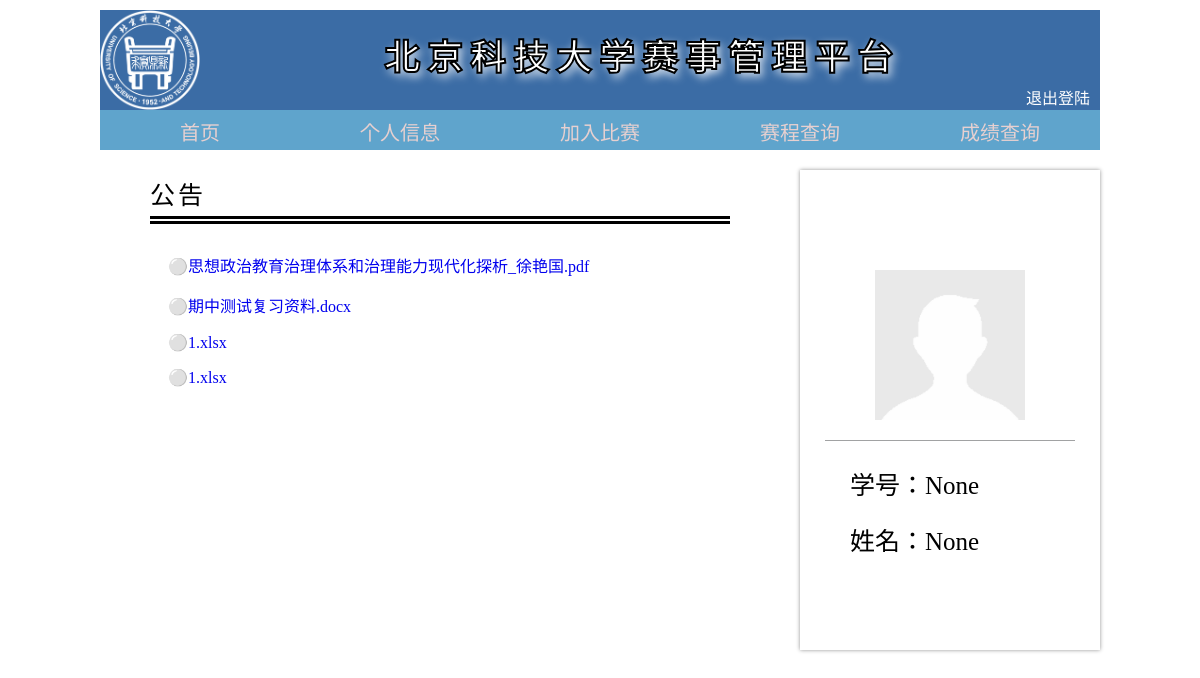
/home/, run on the app's committed database.
### controller/models.py (models this page shows)
class Notices(models.Model):
    noti_name = models.CharField(max_length=200, null=True, blank=True)

### controller/views.py (the view)
# urls.py: 2. Add a URL to urlpatterns:  path('', views.home, name='home')
def home(request):
    _name = request.session.get('name')
    _id = request.session.get('id')
    k = Notices.objects.filter()
    LIST = []
    for i in k:
        LIST.append(i)
    return render(request, 'home.html', {'name': _name, 'id': _id, 'notice_list': LIST})

### templates/home.html (shortened to what this page needs)
{% load static %}
<!Doctype html>
<html>
    <head>
                </head>
                <body>
                    <div class="d">
                        <div class="header">
                            <img src="{% static "img/lg.png" %}" class="logo" alt="北京科技大学"/>
                            <p class="n">北京科技大学赛事管理平台</p>
                            <a href="/logout/" class="logout">退出登陆</a>
                        </div>
                        <div class="daohang">
                            <a href = {% url 'HOME' %}  id="daohang_a" class="daohang_a" target="_blank">首页</a><a href={% url 'PRIVATE' %} id="daohang_a" class="daohang_a" target="_blank">个人信息</a><a href = {% url 'CHOICE' %} id="daohang_a" class="daohang_a" target="_blank">加入比赛</a><a href={% url 'CONSULT' %} id="daohang_a" class="daohang_a" target="_blank">赛程查询</a><a href={% url 'MARK' %} id="daohang_a" class="daohang_a" target="_blank">成绩查询</a>
                        </div>
                    </div>
                    <div class="third">
                        <div class="third_left">
                            <p class="gonggao">公告</p>
                        <br/>
                            <table style="left: -20%;text-align: center">
                                <tbody>
                                {% for noti in notice_list %}
                                    <p style="position: relative; left: 10%;"> ⚪<a href="{% url 'DOWNLOAD' noti.noti_name %}">{{ noti.noti_name }}</a> </p>
                                {% endfor %}
                                </tbody>
                            </table>
                        </div>
                        <div class="third_right">
                            <img src={% static "img/timg.jpg" %} class="touxiang" alt="头像"/>
                            <div class="name">
                                <p class="Name">学号：</p><p class="Name">{{ id }}</p>
                            </div>
                            <div class="name">
                                <p class="Name">姓名：</p><p class="Name">{{ name }}</p>
                            </div>
                        </div>
                    </div>
</body>
</html>

### templates/home.html (style rules this page uses)
body { width: 1000px; margin: 0 auto; background-color:rgb(255, 255, 255); }
.d { width: 1000px; margin: 10px 0px 0px 0px ; }
.header { width: 1000px; height: 100px; margin: 0; background-color: rgb(59, 108, 165); }
.logo { display: inline-block; width: auto; height: 100px; }
.n { font-size: 35px; text-align: center; margin: 0 auto; display: inline-block ; position: relative; top: -40px; left: 180px; font-family: "STHupo"; color: rgb(255, 255, 255); -webkit-text-stroke: 2px black; text-shadow: 3px 4px 10px white; font-weight:bold; letter-spacing: 8px; }
.logout { float:right; margin-top: 75px; margin-right: 10px; color: white; text-decoration:none }
.daohang { display: flex; width: 1000px; height: 40px; background-color:rgb(95, 164, 204); }
.daohang_a { color: rgb(231, 208, 208); text-decoration: none; width: 200px; font-size: 20px; text-align: center; padding-top: 6.5px; }
.third { width: 1000px; margin-top: 20px; height: 500px; display: grid; }
.third_left { width: 680px; margin-right: 20px; height: 500px; }
.gonggao { width: 580px; font-size: 25px; margin: 0; position: relative; left: 50px; top:5px; padding-bottom: 5px; border-bottom-style: double; border-bottom-width: 8px; letter-spacing: 3px; }
.third_right { width: 300px; height: 480px; position: relative; left: 700px; top:-500px; background-color: white; box-shadow: 0px 0px 4px 0px rgb(146, 146, 146) ; text-align: center; }
.touxiang { width: 150px; height: 150px; margin-top: 100px; padding-bottom: 20px; padding-left: 50px; padding-right: 50px; border-bottom: 0.5px solid rgb(161, 162, 163); }
.name { margin-top: 20px; text-align: left; position: relative; left: 50px; }
.Name { margin:0; font-size: 25px; display: inline; }
table { margin-left: 49px; margin-top:10px; text-align: center; }
a { text-decoration: none; }

### data on the page
Notices: noti_name "思想政治教育治理体系和治理能力现代化探析_徐艳国.pdf"
Notices: noti_name "期中测试复习资料.docx"
Notices: noti_name "1.xlsx"
Notices: noti_name "1.xlsx"

### other printed values
{{ id }} "None"
{{ name }} "None"
